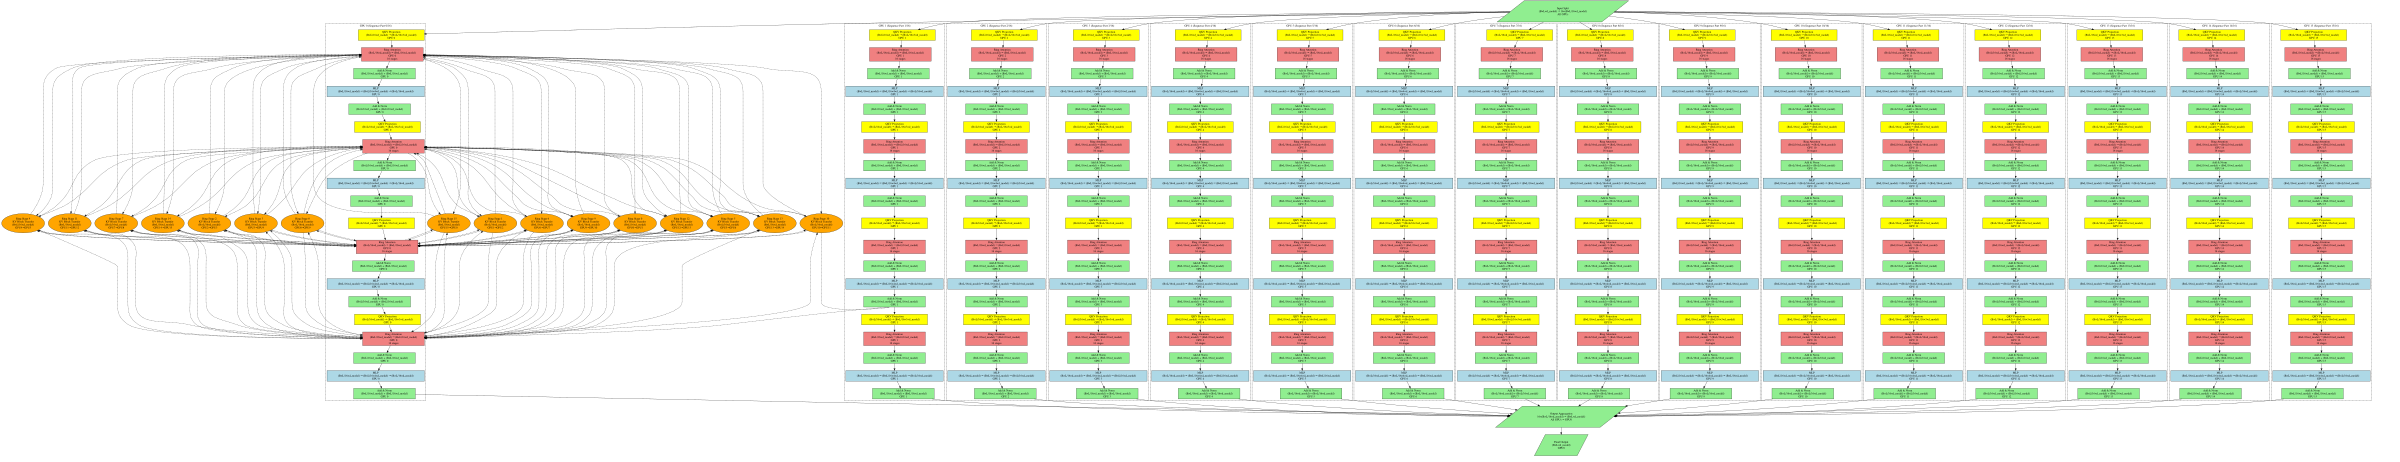

The script that drew this image:
#!/usr/bin/env python3
"""
Proposed DAG: Ring Attention + Sequence Parallelism
16 GPUs total: SP=16, each GPU handles 1/16th of sequence
"""

import graphviz

def create_proposed_dag():
    dot = graphviz.Digraph('proposed_dag', format='svg')
    dot.attr(rankdir='TB', size='25,35')
    
    # Define node styles
    dot.attr('node', shape='rectangle', style='filled', fillcolor='lightblue')
    dot.attr('edge', fontsize='10')
    
    # Input split across 16 GPUs
    dot.node('input_split', 'Input Split\n(B×L×d_model) → 16×(B×L/16×d_model)\nAll GPUs', shape='parallelogram', fillcolor='lightgreen')
    
    # Process for each GPU (showing GPU 0 as detailed example)
    for gpu_id in range(16):
        gpu_label = f'GPU {gpu_id}'
        
        # Create subgraph for each GPU
        with dot.subgraph(name=f'cluster_gpu{gpu_id}') as c:
            c.attr(label=f'{gpu_label} (Sequence Part {gpu_id}/16)', style='dashed')
            
            # Layer 0
            c.node(f'l0_qkv_proj_{gpu_id}', f'QKV Projection\n(B×L/16×d_model) → (B×L/16×3×d_model)\n{gpu_label}', fillcolor='yellow')
            c.node(f'l0_ring_attention_{gpu_id}', f'Ring Attention\n(B×L/16×d_model) → (B×L/16×d_model)\n{gpu_label}\n16 stages', fillcolor='lightcoral')
            c.node(f'l0_residual1_{gpu_id}', f'Add & Norm\n(B×L/16×d_model) + (B×L/16×d_model)\n{gpu_label}', fillcolor='lightgreen')
            c.node(f'l0_mlp_{gpu_id}', f'MLP\n(B×L/16×d_model) → (B×L/16×4×d_model) → (B×L/16×d_model)\n{gpu_label}', fillcolor='lightblue')
            c.node(f'l0_residual2_{gpu_id}', f'Add & Norm\n(B×L/16×d_model) + (B×L/16×d_model)\n{gpu_label}', fillcolor='lightgreen')
            
            # Layer 1
            c.node(f'l1_qkv_proj_{gpu_id}', f'QKV Projection\n(B×L/16×d_model) → (B×L/16×3×d_model)\n{gpu_label}', fillcolor='yellow')
            c.node(f'l1_ring_attention_{gpu_id}', f'Ring Attention\n(B×L/16×d_model) → (B×L/16×d_model)\n{gpu_label}\n16 stages', fillcolor='lightcoral')
            c.node(f'l1_residual1_{gpu_id}', f'Add & Norm\n(B×L/16×d_model) + (B×L/16×d_model)\n{gpu_label}', fillcolor='lightgreen')
            c.node(f'l1_mlp_{gpu_id}', f'MLP\n(B×L/16×d_model) → (B×L/16×4×d_model) → (B×L/16×d_model)\n{gpu_label}', fillcolor='lightblue')
            c.node(f'l1_residual2_{gpu_id}', f'Add & Norm\n(B×L/16×d_model) + (B×L/16×d_model)\n{gpu_label}', fillcolor='lightgreen')
            
            # Layer 2
            c.node(f'l2_qkv_proj_{gpu_id}', f'QKV Projection\n(B×L/16×d_model) → (B×L/16×3×d_model)\n{gpu_label}', fillcolor='yellow')
            c.node(f'l2_ring_attention_{gpu_id}', f'Ring Attention\n(B×L/16×d_model) → (B×L/16×d_model)\n{gpu_label}\n16 stages', fillcolor='lightcoral')
            c.node(f'l2_residual1_{gpu_id}', f'Add & Norm\n(B×L/16×d_model) + (B×L/16×d_model)\n{gpu_label}', fillcolor='lightgreen')
            c.node(f'l2_mlp_{gpu_id}', f'MLP\n(B×L/16×d_model) → (B×L/16×4×d_model) → (B×L/16×d_model)\n{gpu_label}', fillcolor='lightblue')
            c.node(f'l2_residual2_{gpu_id}', f'Add & Norm\n(B×L/16×d_model) + (B×L/16×d_model)\n{gpu_label}', fillcolor='lightgreen')
            
            # Layer 3
            c.node(f'l3_qkv_proj_{gpu_id}', f'QKV Projection\n(B×L/16×d_model) → (B×L/16×3×d_model)\n{gpu_label}', fillcolor='yellow')
            c.node(f'l3_ring_attention_{gpu_id}', f'Ring Attention\n(B×L/16×d_model) → (B×L/16×d_model)\n{gpu_label}\n16 stages', fillcolor='lightcoral')
            c.node(f'l3_residual1_{gpu_id}', f'Add & Norm\n(B×L/16×d_model) + (B×L/16×d_model)\n{gpu_label}', fillcolor='lightgreen')
            c.node(f'l3_mlp_{gpu_id}', f'MLP\n(B×L/16×d_model) → (B×L/16×4×d_model) → (B×L/16×d_model)\n{gpu_label}', fillcolor='lightblue')
            c.node(f'l3_residual2_{gpu_id}', f'Add & Norm\n(B×L/16×d_model) + (B×L/16×d_model)\n{gpu_label}', fillcolor='lightgreen')
    
    # Ring communication nodes for attention
    for stage in range(16):
        dot.node(f'ring_comm_{stage}', f'Ring Stage {stage}\nKV Block Transfer\n(B×L/16×d_model)\nGPU{(stage)%16}→GPU{(stage+1)%16}', shape='ellipse', fillcolor='orange')
    
    # Output aggregation
    dot.node('output_agg', 'Output Aggregation\n16×(B×L/16×d_model) → (B×L×d_model)\nAll GPUs → GPU0', shape='parallelogram', fillcolor='lightgreen')
    dot.node('output', 'Final Output\n(B×L×d_model)\nGPU0', shape='parallelogram', fillcolor='lightgreen')
    
    # Connections for GPU 0 (detailed)
    dot.edge('input_split', 'l0_qkv_proj_0')
    dot.edge('l0_qkv_proj_0', 'l0_ring_attention_0')
    
    # Ring attention connections for GPU 0
    for stage in range(16):
        dot.edge(f'l0_ring_attention_0', f'ring_comm_{stage}', style='dashed')
        dot.edge(f'ring_comm_{stage}', f'l0_ring_attention_0', style='dashed')
    
    dot.edge('l0_ring_attention_0', 'l0_residual1_0')
    dot.edge('l0_residual1_0', 'l0_mlp_0')
    dot.edge('l0_mlp_0', 'l0_residual2_0')
    
    dot.edge('l0_residual2_0', 'l1_qkv_proj_0')
    dot.edge('l1_qkv_proj_0', 'l1_ring_attention_0')
    
    # Ring attention for layer 1
    for stage in range(16):
        dot.edge(f'l1_ring_attention_0', f'ring_comm_{stage}', style='dashed')
        dot.edge(f'ring_comm_{stage}', f'l1_ring_attention_0', style='dashed')
    
    dot.edge('l1_ring_attention_0', 'l1_residual1_0')
    dot.edge('l1_residual1_0', 'l1_mlp_0')
    dot.edge('l1_mlp_0', 'l1_residual2_0')
    
    dot.edge('l1_residual2_0', 'l2_qkv_proj_0')
    dot.edge('l2_qkv_proj_0', 'l2_ring_attention_0')
    
    # Ring attention for layer 2
    for stage in range(16):
        dot.edge(f'l2_ring_attention_0', f'ring_comm_{stage}', style='dashed')
        dot.edge(f'ring_comm_{stage}', f'l2_ring_attention_0', style='dashed')
    
    dot.edge('l2_ring_attention_0', 'l2_residual1_0')
    dot.edge('l2_residual1_0', 'l2_mlp_0')
    dot.edge('l2_mlp_0', 'l2_residual2_0')
    
    dot.edge('l2_residual2_0', 'l3_qkv_proj_0')
    dot.edge('l3_qkv_proj_0', 'l3_ring_attention_0')
    
    # Ring attention for layer 3
    for stage in range(16):
        dot.edge(f'l3_ring_attention_0', f'ring_comm_{stage}', style='dashed')
        dot.edge(f'ring_comm_{stage}', f'l3_ring_attention_0', style='dashed')
    
    dot.edge('l3_ring_attention_0', 'l3_residual1_0')
    dot.edge('l3_residual1_0', 'l3_mlp_0')
    dot.edge('l3_mlp_0', 'l3_residual2_0')
    dot.edge('l3_residual2_0', 'output_agg')
    
    # Add connections for other GPUs (simplified representation)
    for gpu_id in range(1, 16):
        dot.edge('input_split', f'l0_qkv_proj_{gpu_id}')
        dot.edge(f'l0_qkv_proj_{gpu_id}', f'l0_ring_attention_{gpu_id}')
        dot.edge(f'l0_ring_attention_{gpu_id}', f'l0_residual1_{gpu_id}')
        dot.edge(f'l0_residual1_{gpu_id}', f'l0_mlp_{gpu_id}')
        dot.edge(f'l0_mlp_{gpu_id}', f'l0_residual2_{gpu_id}')
        
        dot.edge(f'l0_residual2_{gpu_id}', f'l1_qkv_proj_{gpu_id}')
        dot.edge(f'l1_qkv_proj_{gpu_id}', f'l1_ring_attention_{gpu_id}')
        dot.edge(f'l1_ring_attention_{gpu_id}', f'l1_residual1_{gpu_id}')
        dot.edge(f'l1_residual1_{gpu_id}', f'l1_mlp_{gpu_id}')
        dot.edge(f'l1_mlp_{gpu_id}', f'l1_residual2_{gpu_id}')
        
        dot.edge(f'l1_residual2_{gpu_id}', f'l2_qkv_proj_{gpu_id}')
        dot.edge(f'l2_qkv_proj_{gpu_id}', f'l2_ring_attention_{gpu_id}')
        dot.edge(f'l2_ring_attention_{gpu_id}', f'l2_residual1_{gpu_id}')
        dot.edge(f'l2_residual1_{gpu_id}', f'l2_mlp_{gpu_id}')
        dot.edge(f'l2_mlp_{gpu_id}', f'l2_residual2_{gpu_id}')
        
        dot.edge(f'l2_residual2_{gpu_id}', f'l3_qkv_proj_{gpu_id}')
        dot.edge(f'l3_qkv_proj_{gpu_id}', f'l3_ring_attention_{gpu_id}')
        dot.edge(f'l3_ring_attention_{gpu_id}', f'l3_residual1_{gpu_id}')
        dot.edge(f'l3_residual1_{gpu_id}', f'l3_mlp_{gpu_id}')
        dot.edge(f'l3_mlp_{gpu_id}', f'l3_residual2_{gpu_id}')
        dot.edge(f'l3_residual2_{gpu_id}', 'output_agg')
    
    dot.edge('output_agg', 'output')
    
    return dot

if __name__ == '__main__':
    dag = create_proposed_dag()
    dag.render('/home/wzc/data/file-share/submission/proposed_dag', cleanup=True)
    print("Proposed DAG saved to /home/wzc/data/file-share/submission/proposed_dag.svg")
